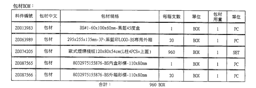
#> input picture PDFtoEXCEL_ch0_1.png, 256 x 88 px
$ python OpenCV_OCR.py
#> lines starting #> are read from the running program, lines starting #| are printed output that depends on the picture; after the words box and inside, x2 and y2 are one past the last pixel; in counts of white or black regions, pixels touching at a corner belong together
# [109 lines of commented-out code are left out]
import cv2
import pytesseract
import numpy as np

class ImageTableOCR(object):
    # 初始化
    def __init__(self, ImagePath):
        # 讀取圖片
#> called with ImagePath = 'PDFtoEXCEL_ch0_1.png'
        self.image = cv2.imread(ImagePath, 1)
#> self.image is the input picture: shape (88, 256, 3); min 43, max 255, mean 230.7
        # 把圖片轉換為灰度模式
        self.gray = cv2.cvtColor(self.image, cv2.COLOR_BGR2GRAY)

    # 橫向直線檢測
    def HorizontalLineDetect(self):
        # 圖像二值化
        ret, thresh1 = cv2.threshold(self.gray, 240, 255, cv2.THRESH_BINARY)
        # 進行兩次中值濾波
        blur = cv2.medianBlur(thresh1, 3)         # 模板大小3*3
        blur = cv2.medianBlur(blur, 3)         # 模板大小3*3

        h, w = self.gray.shape

        # 橫向直線列表
        horizontal_lines = []
        for i in range(h - 1):
            # 找到兩條記錄的分隔線段，以相鄰兩行的平均像素差大於120為標準
            if abs(np.mean(blur[i, :]) - np.mean(blur[i + 1, :])) > 120:
             # 在圖像上繪製線段
                horizontal_lines.append([0, i, w, i])
                # cv2.line(self.image, (0, i), (w, i), (0, 255, 0), 2)

        horizontal_lines = horizontal_lines[1:]
        # print(horizontal_lines)
        return horizontal_lines

    # 縱向直線檢測
    def VerticalLineDetect(self):
        # Canny邊緣檢測
        edges = cv2.Canny(self.gray, 30, 240)

        # Hough直線檢測
        minLineLength = 500
        maxLineGap = 30
        lines = cv2.HoughLinesP(edges, 1, np.pi/180, 100, minLineLength, maxLineGap).tolist()
        lines.append([[13, 937, 13, 102]])
        lines.append([[756, 937, 756, 102]])
        sorted_lines = sorted(lines, key=lambda x: x[0])

        # 縱向直線列表
        vertical_lines = []
        for line in sorted_lines:
            for x1, y1, x2, y2 in line:
                # 在圖片上繪製縱向直線
                if x1 == x2:
                    # print(line)
                    vertical_lines.append((x1, y1, x2, y2))
                    # cv2.line(self.image, (x1, y1), (x2, y2), (0, 0, 255), 2)
        return vertical_lines

    # 頂點檢測
    def VertexDetect(self):
        vertical_lines = self.VerticalLineDetect()
        horizontal_lines = self.HorizontalLineDetect()

        # 頂點列表
        vertex = []
        for v_line in vertical_lines:
            for h_line in horizontal_lines:
                vertex.append((v_line[0], h_line[1]))
        #print(vertex)

        # # 繪製頂點
        for point in vertex:
            cv2.circle(self.image, point, 1, (255, 0, 0), 2)

        return vertex

    # 尋找單元格區域
    def CellDetect(self):
        vertical_lines = self.VerticalLineDetect()
#> in VerticalLineDetect, `edges = cv2.Canny(self.gray, 30, 240)`:
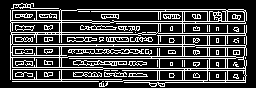
#> edges: shape (88, 256); 26.5% white in thin lines or dots, all inside (x1, y1, x2, y2) = (10, 3, 247, 87)
#> in VerticalLineDetect, `lines = cv2.HoughLinesP(edges, 1, np.pi/180, 100, minLineLength, maxLi..`: lines = 20 items
#> in VerticalLineDetect, `sorted_lines = sorted(lines, key=lambda x: x[0])`: sorted_lines = 22 items
#> the loop in VerticalLineDetect, `for line in sorted_lines:` made 22 passes
#> line on passes 1 to 12: [[10, 20, 57, 20]], [[11, 32, 132, 32]], [[11, 34, 137, 34]], [[12, 46, 194, 46]], [[12, 81, 98, 81]], [[13, 44, 194, 44]], [[13, 937, 13, 102]], [[30, 79, 86, 79]], [[68, 56, 235, 56]], [[69, 58, 235, 58]], [[77, 9, 225, 9]], [[91, 11, 207, 11]]
#> after the loop in VerticalLineDetect, `for line in sorted_lines:`: vertical_lines = [(13, 937, 13, 102), (756, 937, 756, 102)]
        horizontal_lines = self.HorizontalLineDetect()

        # 頂點列表
        rects = []
        for i in range(0, len(vertical_lines) - 1, 2):
            for j in range(len(horizontal_lines) - 1):
                rects.append((vertical_lines[i][0], horizontal_lines[j][1], vertical_lines[i + 1][0], horizontal_lines[j + 1][1]))

        # print(rects)
        return rects

    # 識別單元格中的文字
    def OCR(self):
        rects = self.CellDetect()
#> in HorizontalLineDetect, `ret, thresh1 = cv2.threshold(self.gray, 240, 255, cv2.THRESH_BINARY)`:
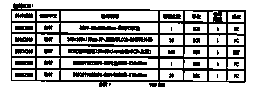
#> thresh1: shape (88, 256); 68.3% white; black in thin lines or dots, all inside (x1, y1, x2, y2) = (11, 3, 246, 87)
#> in HorizontalLineDetect, `blur = cv2.medianBlur(thresh1, 3)`:
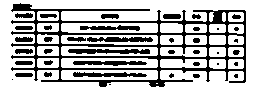
#> blur: shape (88, 256); 68.7% white; 41 black regions (11 under 20 px), largest, box (x1, y1, x2, y2) and area: (11, 3, 246, 87) 4453, (68, 49, 150, 54) 330, (73, 61, 147, 66) 274
#> in HorizontalLineDetect, `blur = cv2.medianBlur(blur, 3)`:
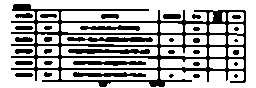
#> blur: shape (88, 256); 69% white; 35 black regions (6 under 20 px), largest, box (x1, y1, x2, y2) and area: (11, 4, 246, 87) 4426, (67, 37, 153, 42) 341, (68, 49, 150, 54) 329
#> after the loop in HorizontalLineDetect, `for i in range(h - 1):`: horizontal_lines = [[0, 10, 256, 10], [0, 20, 256, 20], [0, 22, 256, 22], [0, 32, 256, 32], [0, 34, 256, 34], [0, 46, 256, 46], [0, 55, 256, 55], [0, 57, 256, 57], [0, 67, 256, 67], [0, 69, 256, 69], [0, 79, 256, 79], [0, 81, 256, 81]]
#> in HorizontalLineDetect, `horizontal_lines = horizontal_lines[1:]`: horizontal_lines = [[0, 20, 256, 20], [0, 22, 256, 22], [0, 32, 256, 32], [0, 34, 256, 34], [0, 46, 256, 46], [0, 55, 256, 55], [0, 57, 256, 57], [0, 67, 256, 67], [0, 69, 256, 69], [0, 79, 256, 79], [0, 81, 256, 81]]
#> the loop in CellDetect, `for i in range(0, len(vertical_lines) - 1, 2):` made 1 pass
#> after the loop in CellDetect, `for i in range(0, len(vertical_lines) - 1, 2):`: rects = [(13, 20, 756, 22), (13, 22, 756, 32), (13, 32, 756, 34), (13, 34, 756, 46), (13, 46, 756, 55), (13, 55, 756, 57), (13, 57, 756, 67), (13, 67, 756, 69), (13, 69, 756, 79), (13, 79, 756, 81)]
        # print(rects)
        thresh = self.gray

        # 特殊字符列表
        special_char_list = ' `~!@#$%^&*()-_=+[]{}|\;:『』，。《》/？ˇ'
        for i in range(7):
            rect1 = rects[i]
            DetectImage1 = thresh[rect1[1]:rect1[3], rect1[0]:rect1[2]]

            # Tesseract所在的路徑
            pytesseract.pytesseract.tesseract_cmd = 'C://Program Files/Tesseract-OCR/tesseract.exe'
            # 識別數字（每行第一列）
            text1 = pytesseract.image_to_string(DetectImage1, config='--psm 10')
            print(text1, end='-->')

            # 識別漢字（每行第二列）
            rect2 = rects[i+20]
            DetectImage2 = thresh[rect2[1]:rect2[3], rect2[0]:rect2[2]]
            text2 = pytesseract.image_to_string(DetectImage2, config='--psm 7', lang='chi_sim')
            text2 = ''.join([char for char in text2 if char not in special_char_list])
            print(text2, end='-->')

            # 識別漢字（每行第三列）
            rect3 = rects[i+40]
            DetectImage3 = thresh[rect3[1]:rect3[3], rect3[0]:rect3[2]]
            text3 = pytesseract.image_to_string(DetectImage3, config='--psm 7', lang='chi_sim')
            text3 = ''.join([char for char in text3 if char not in special_char_list])
            print(text3)
#> this loop made 1 pass

    # 顯示圖像
    def ShowImage(self):
        cv2.imshow('AI', self.image)
        cv2.waitKey(0)
        # cv2.imwrite('E://Horizontal.png', self.image)

ImagePath = 'PDFtoEXCEL_ch0_1.png'
imageOCR = ImageTableOCR(ImagePath)
# print(ImagePath)
# print(type(imageOCR.OCR()))
imageOCR.OCR()
#> (the call stopped at in OCR, `text1 = pytesseract.image_to_string(DetectImage1, config='--psm 10')`: pytesseract is not available in this run)
# ImageTableOCR.OCR(ImagePath)

# 原文網址：https://kknews.cc/code/kvag33b.html
